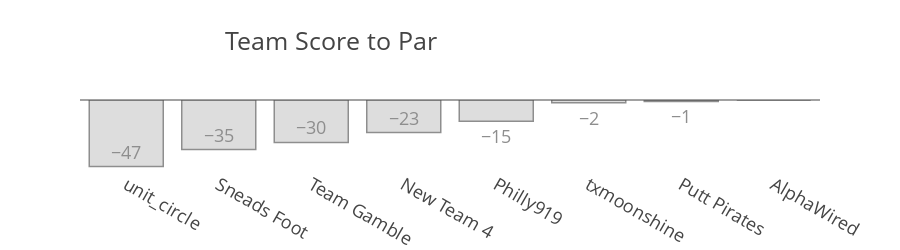

The notebook cell this image was saved under:
### Code cell
# Team Score bar

thru_cut_df = live_leaderboard.groupby('team')['total'].sum().sort_values()

thru_cut_bar = px.bar(thru_cut_df,
                     template='presentation',
                     labels={'value':'','team':''},
                     text_auto=True,
                     height=250,
                     title='Team Score to Par')

thru_cut_bar.update_layout(showlegend=False,title_x=.25)
thru_cut_bar.update_yaxes(showticklabels=False,showgrid=False)
thru_cut_bar.update_traces(marker_color='rgb(200,200,200)',marker_line_width=1.5, opacity=0.6)

thru_cut_bar.show()

### Figure 1 — Plotly figure (JSON) as saved in the notebook; plotly's stock layout.template omitted (floating-point values rounded to 4 significant figures)
{"data": [{"alignmentgroup": "True", "hovertemplate": "variable=total<br>=%{y}<extra></extra>", "legendgroup": "total", "marker": {"color": "rgb(200,200,200)", "line": {"width": 1.5}, "pattern": {"shape": ""}}, "name": "total", "offsetgroup": "total", "opacity": 0.6, "orientation": "v", "showlegend": true, "textposition": "auto", "texttemplate": "%{y}", "type": "bar", "x": ["unit_circle", "Sneads Foot", "Team Gamble", "New Team 4", "Philly919", "txmoonshine", "Putt Pirates", "AlphaWired"], "xaxis": "x", "y": [-47, -35, -30, -23, -15, -2, -1, 0], "yaxis": "y"}], "layout": {"barmode": "relative", "height": 250, "legend": {"title": {"text": "variable"}, "tracegroupgap": 0}, "showlegend": false, "title": {"text": "Team Score to Par", "x": 0.25}, "xaxis": {"anchor": "y", "domain": [0, 1], "title": {"text": ""}}, "yaxis": {"anchor": "x", "domain": [0, 1], "showgrid": false, "showticklabels": false, "title": {"text": ""}}}}
